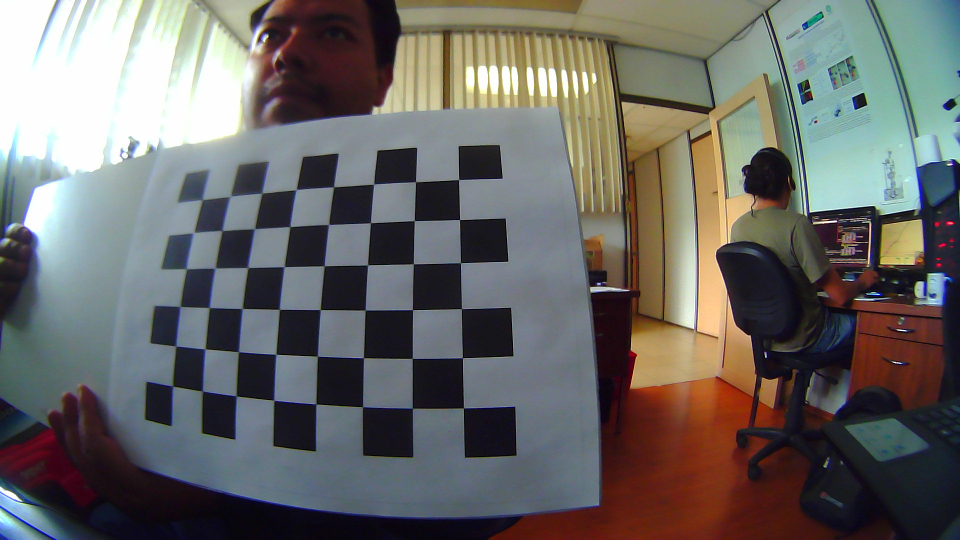
#> input picture autominy_ws/src/dotmex_final/calibration/camera/caps_1920_1080/imagen1.png, 1920 x 1080 px (shown at 1/2 size); its folder holds 5 pictures in this run
$ python cam_K.py
#> lines starting #> are read from the running program, lines starting #| are printed output that depends on the picture; after the words box and inside, x2 and y2 are one past the last pixel; in counts of white or black regions, pixels touching at a corner belong together
import numpy as np
import cv2
import glob

sqX = 6
sqY = 8

# termination criteria
criteria = (cv2.TERM_CRITERIA_EPS + cv2.TERM_CRITERIA_MAX_ITER, 30, 0.001)
# prepare object points, like (0,0,0), (1,0,0), (2,0,0) ....,(6,5,0)
objp = np.zeros((sqY*sqX,3), np.float32)
objp[:,:2] = np.mgrid[0:sqX,0:sqY].T.reshape(-1,2)
#objp[:,:2] = np.mgrid[0:7,0:6].T.reshape(-1,2)
#print(objp)
# Arrays to store object points and image points from all the images.
objpoints = [] # 3d point in real world space
imgpoints = [] # 2d points in image plane.
images = glob.glob('*.png')
images.sort()

for fname in images:
	img = cv2.imread(fname)
#> img is the input picture: shape (1080, 1920, 3); mean B, G, R 102.1, 104.6, 105.9
	gray = cv2.cvtColor(img,cv2.COLOR_BGR2GRAY)
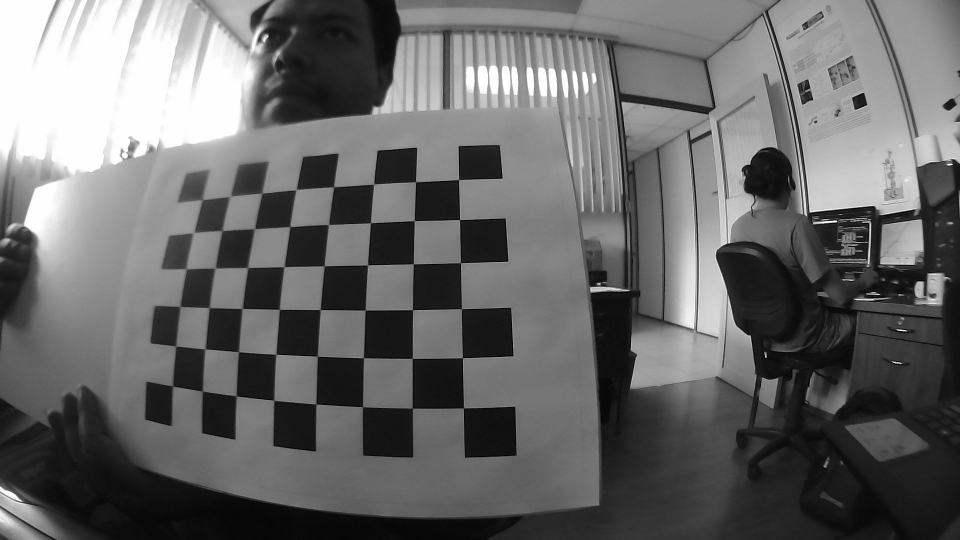
#> gray: shape (1080, 1920) (shown at 1/2 size); min 0, max 255, mean 104.7
	# Find the chess board corners
	ret, corners = cv2.findChessboardCorners(gray, (sqX,sqY),None)
#> ret = True; corners = 48 rows, first 8: [917.8, 361.4], [919.4, 439.8], [921.6, 526.6], [923.5, 618.3], [925.4, 716], [927.2, 816.6], [831.5, 364], [829, 442]
	# If found, add object points, image points (after refining them)
	if ret == True:
		print(fname)
		objpoints.append(objp)
		corners2 = cv2.cornerSubPix(gray,corners,(11,11),(-1,-1),criteria)
#> corners2 = 48 rows, first 8: [917.9, 359.9], [919.6, 439.7], [921.4, 526.1], [923.3, 617.9], [925.4, 715.8], [927.3, 816.4], [831.6, 364.2], [829.2, 441.9]
		imgpoints.append(corners2)
		# Draw and display the corners
		img = cv2.drawChessboardCorners(img, (sqX,sqY), corners2,ret)
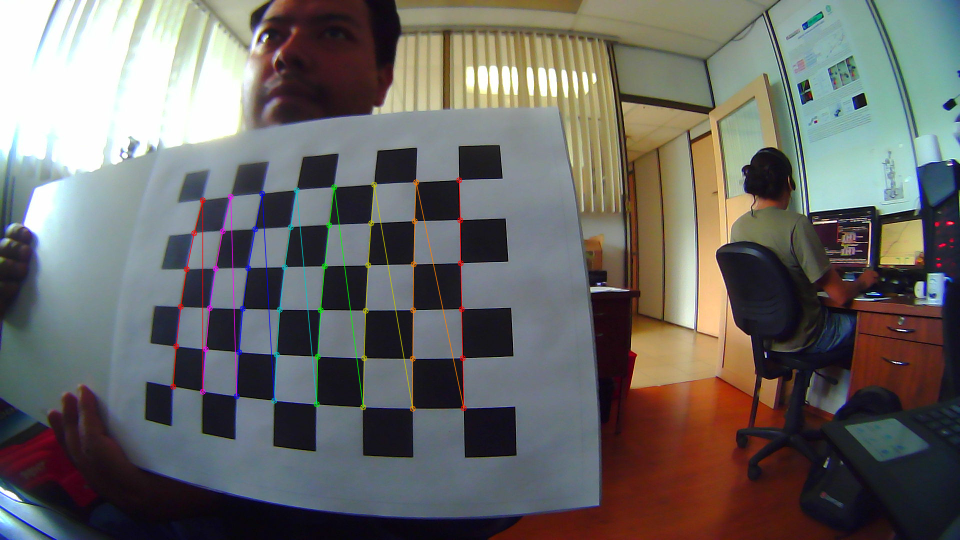
#> img: shape (1080, 1920, 3) (shown at 1/2 size); 1.1% of pixels changed, all inside (x1, y1, x2, y2) = (340, 354, 934, 824)
		cv2.imshow('img',img)
		cv2.waitKey(200)
#> pass 2 of the loop `for fname in images:`:
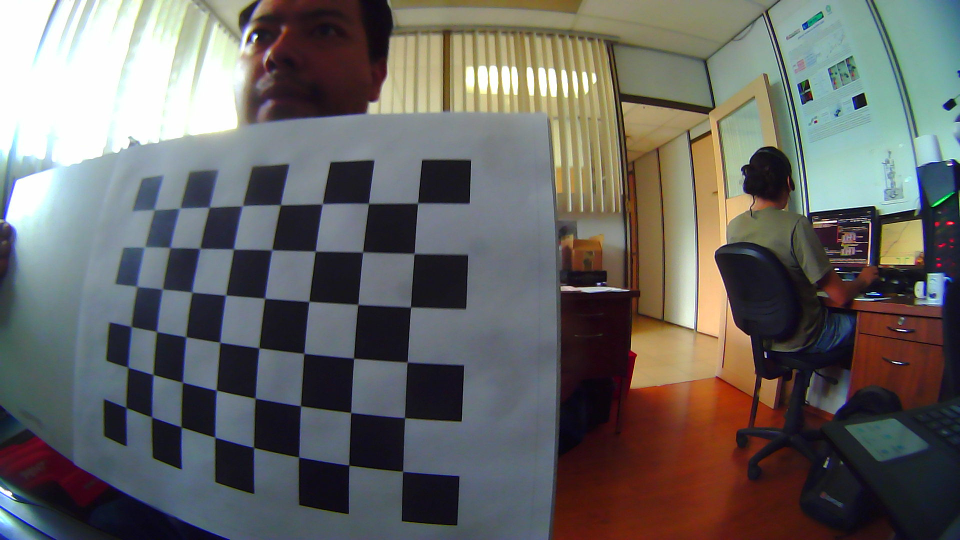
#> input picture autominy_ws/src/dotmex_final/calibration/camera/caps_1920_1080/imagen10.png, 1920 x 1080 px (shown at 1/2 size)
#> img is the input picture: shape (1080, 1920, 3); mean B, G, R 99.6, 102.1, 103.5
#> `gray = cv2.cvtColor(img,cv2.COLOR_BGR2GRAY)`:
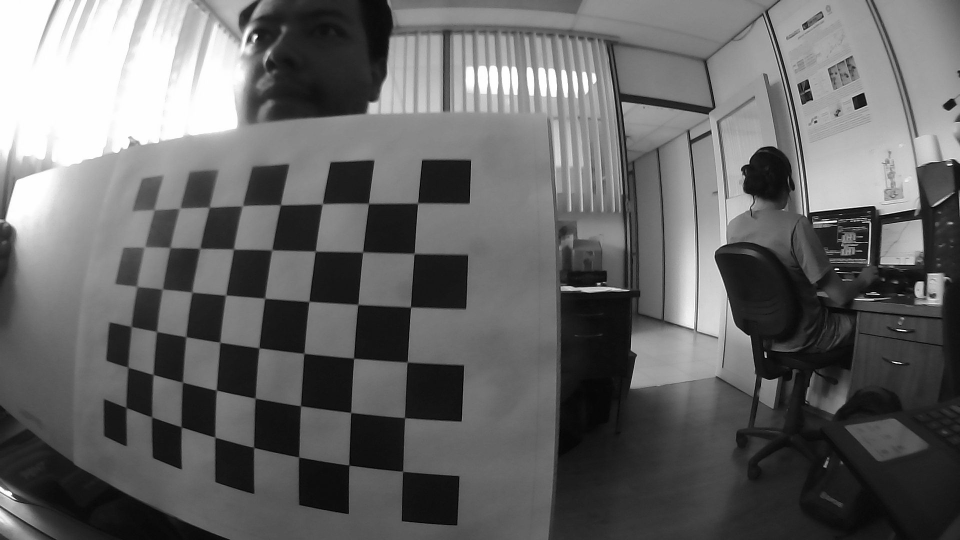
#> gray: shape (1080, 1920) (shown at 1/2 size); min 0, max 255, mean 102.2
#> corners = 48 rows, first 8: [836.5, 406.5], [829, 507], [821.5, 614.5], [814.5, 724.5], [809.5, 836], [806.4, 943], [737.5, 407.5], [726, 504.5]
#> corners2 = 48 rows, first 8: [835.6, 406.6], [828.6, 507.4], [821.6, 614.6], [814.9, 724.6], [809.8, 835.7], [805.6, 943], [737.4, 407.3], [725.8, 504.4]
#> `img = cv2.drawChessboardCorners(img, (sqX,sqY), corners2,ret)`:
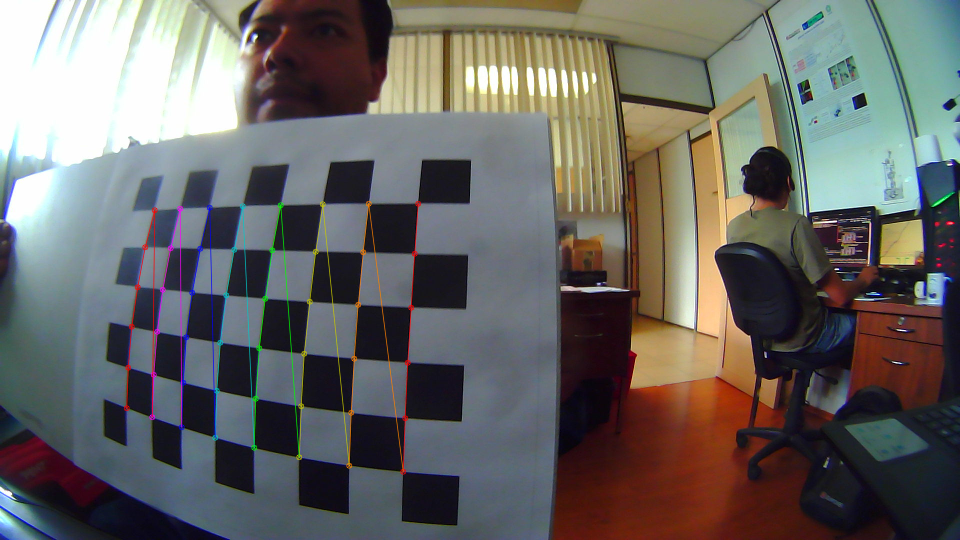
#> img: shape (1080, 1920, 3) (shown at 1/2 size); 1.2% of pixels changed, all inside (x1, y1, x2, y2) = (247, 401, 843, 950)
#> pass 3 of the loop `for fname in images:`:
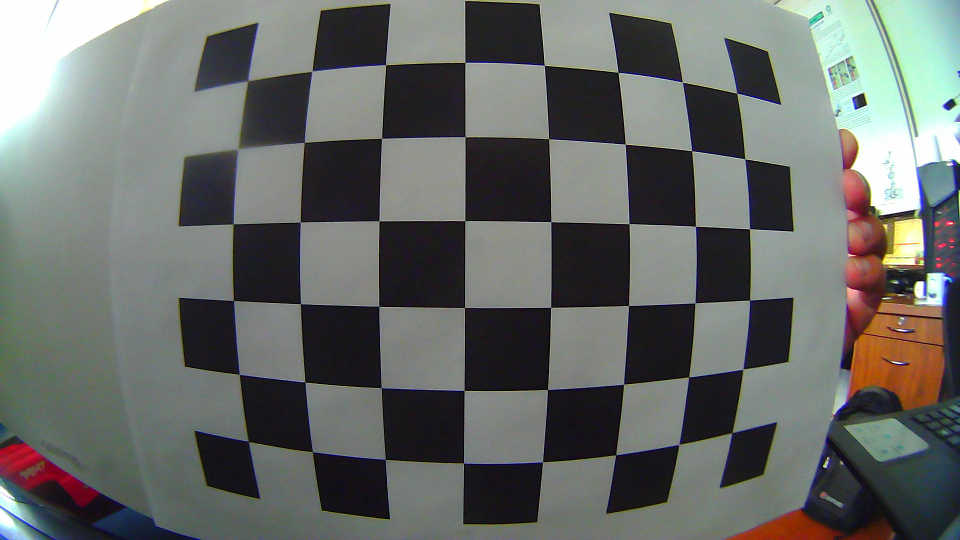
#> input picture autominy_ws/src/dotmex_final/calibration/camera/caps_1920_1080/imagen100.png, 1920 x 1080 px (shown at 1/2 size)
#> img is the input picture: shape (1080, 1920, 3); mean B, G, R 104, 107, 103.8
#> `gray = cv2.cvtColor(img,cv2.COLOR_BGR2GRAY)`:
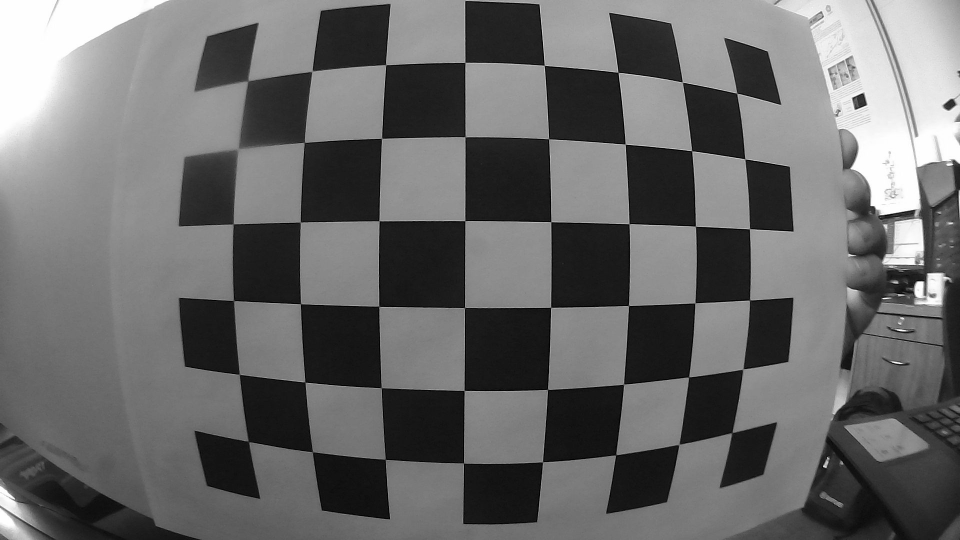
#> gray: shape (1080, 1920) (shown at 1/2 size); min 0, max 255, mean 105.7
#> corners = 48 rows, first 8: [1474.1, 188.7], [1489.7, 317.7], [1499.5, 458], [1497.4, 600.7], [1486, 738.5], [1465.3, 864.4], [1365.7, 165.6], [1384.2, 302.2]
#> corners2 = 48 rows, first 8: [1474.1, 187.1], [1490.3, 318.3], [1499.5, 458.2], [1499.4, 600.5], [1486.3, 738.6], [1464.3, 865.9], [1365.3, 164.7], [1383.9, 302]
#> `img = cv2.drawChessboardCorners(img, (sqX,sqY), corners2,ret)`:
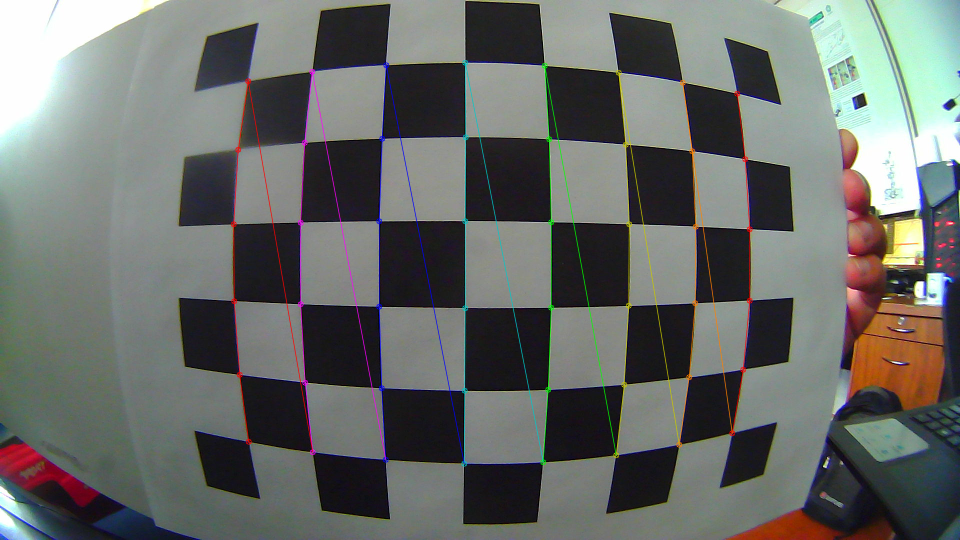
#> img: shape (1080, 1920, 3) (shown at 1/2 size); 1.81% of pixels changed, all inside (x1, y1, x2, y2) = (461, 119, 1506, 934)
#> the loop made 5 passes; the first 3 are shown
cv2.destroyAllWindows()
ret, mtx, dist, rvecs, tvecs = cv2.calibrateCamera(objpoints, imgpoints, gray.shape[::-1],None,None)
print('camera matrix \n',mtx)
print('Coeff. Dist. \n',dist)

# undistort
img_ex = cv2.imread('imagen94.png')
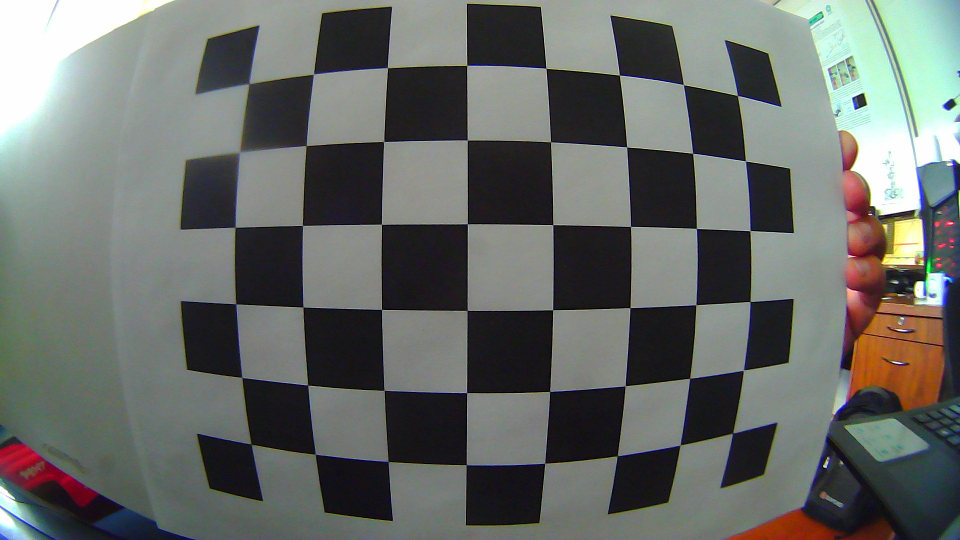
#> input picture autominy_ws/src/dotmex_final/calibration/camera/caps_1920_1080/imagen94.png, 1920 x 1080 px (shown at 1/2 size)
#> img_ex is the input picture: shape (1080, 1920, 3); mean B, G, R 103.8, 107.4, 103.8
dst = cv2.undistort(img_ex, mtx, dist, None, None)
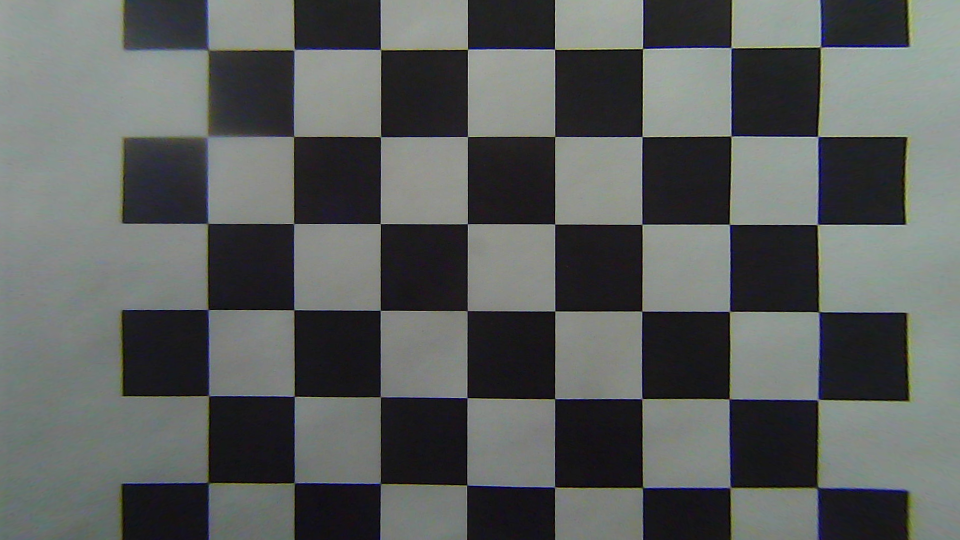
#> dst: shape (1080, 1920, 3) (shown at 1/2 size); mean B, G, R 93.4, 94.6, 91.3
cv2.imwrite('calibresult.jpg',dst)
